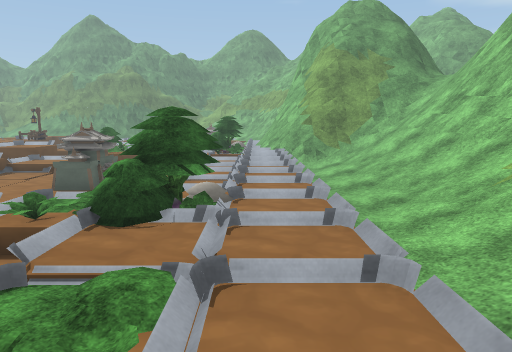
[1] (above)

24 first-person views from a walk through a Unity game level. The camera is 1.5 m above the floor, tilts 8° down and sees 70° across. The floor is counted in squares, 1 m on a side. Each view is taken from the middle of a square. On the plan, view 1 faces up. The plan holds only what a view shows up to about 16 squares ahead; the rest is blank. The place goes on beyond the plan. Some animated figures are not drawn. Some surface patterns are stand-ins.

[2]
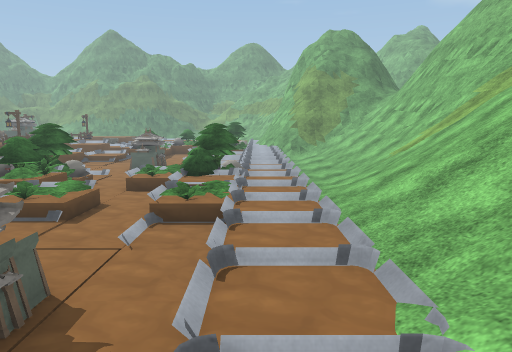

[3]
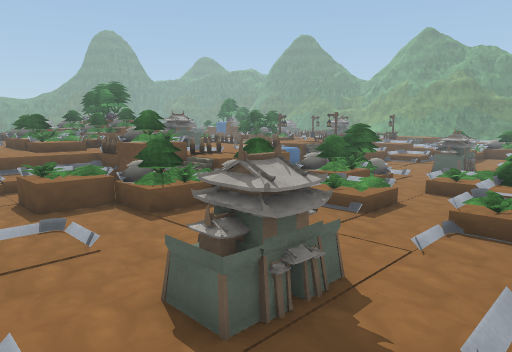

[4]
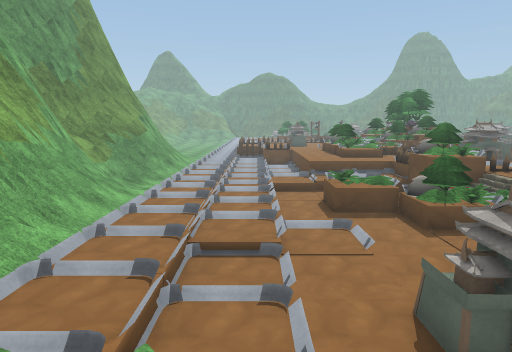

[5]
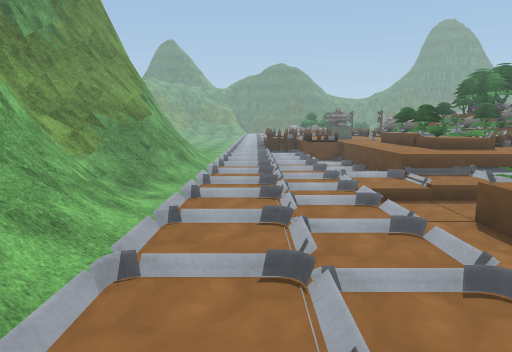

[6]
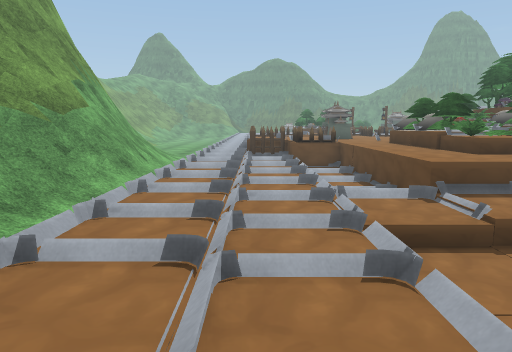

[7]
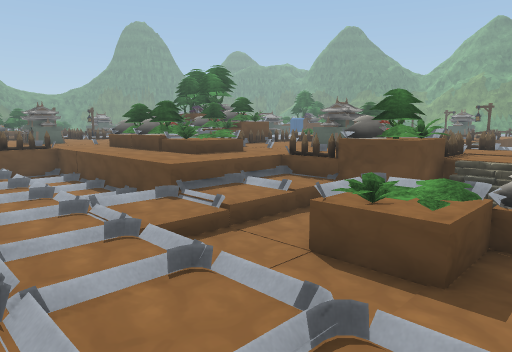

[8]
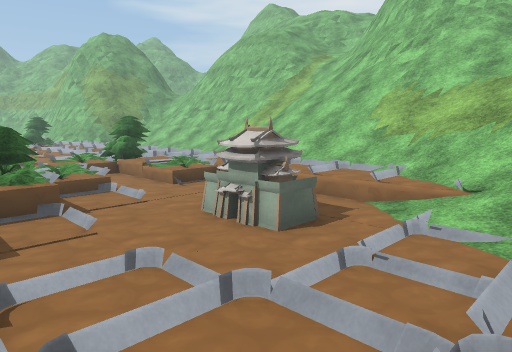

[9]
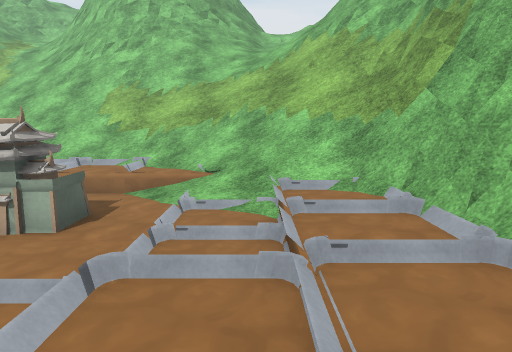

[10]
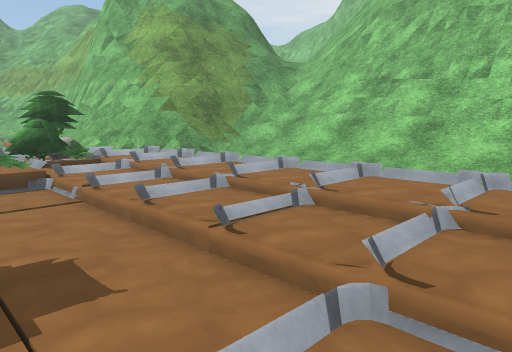

[11]
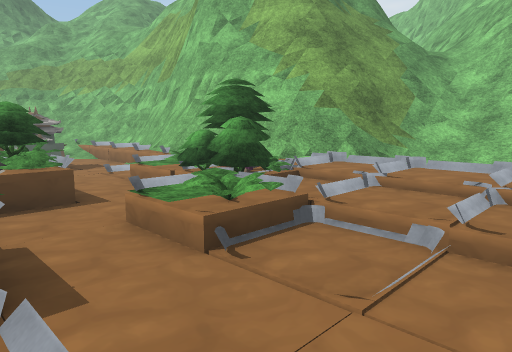

[12]
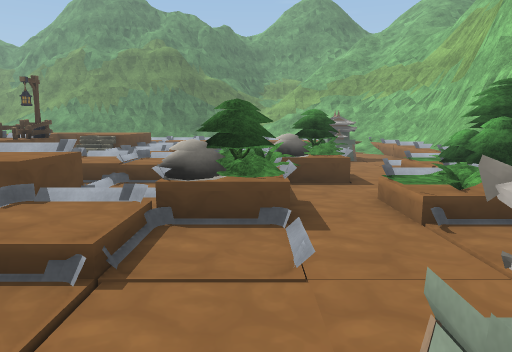

[13]
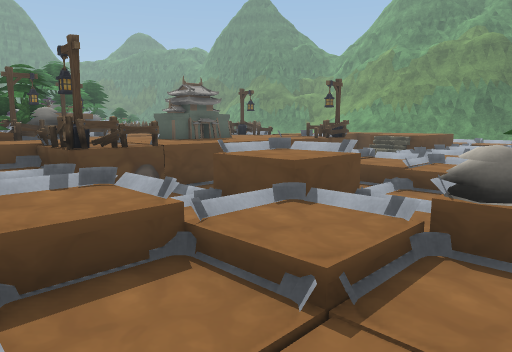

[14]
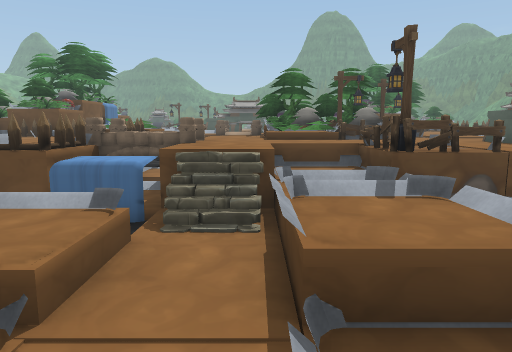

[15]
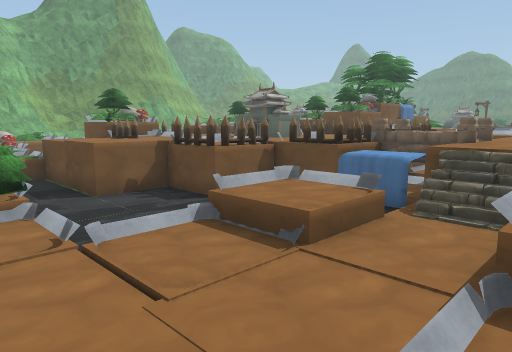

[16]
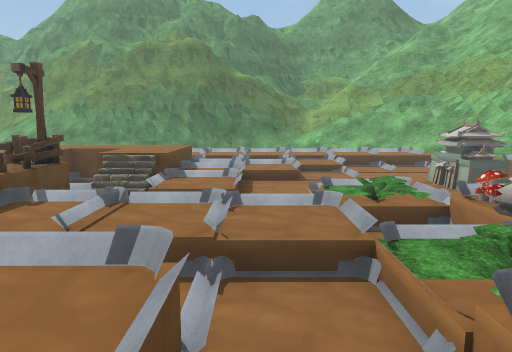

[17]
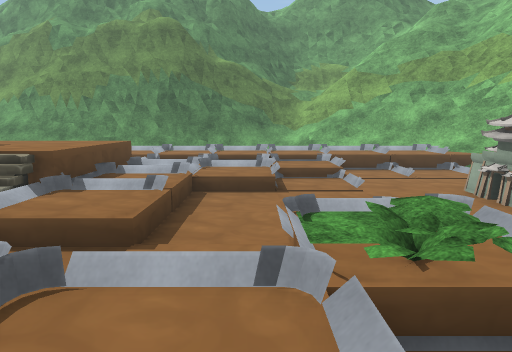

[18]
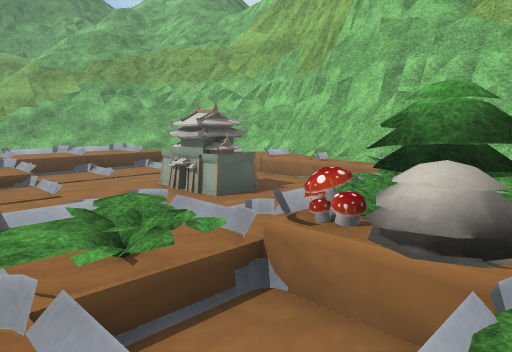

[19]
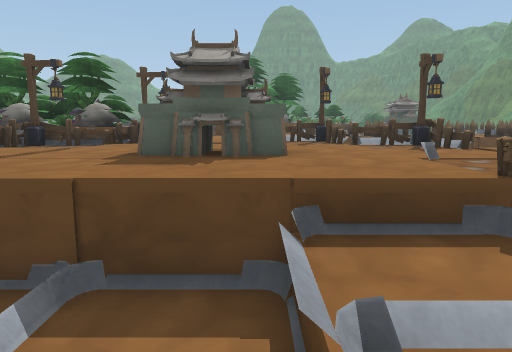

[20]
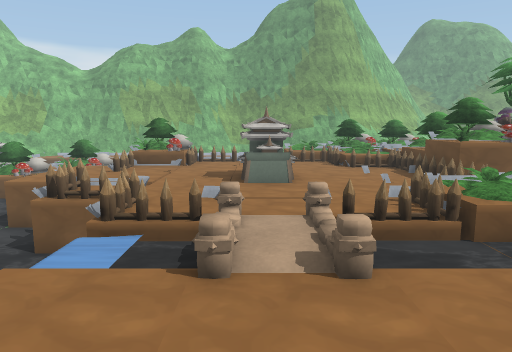

[21]
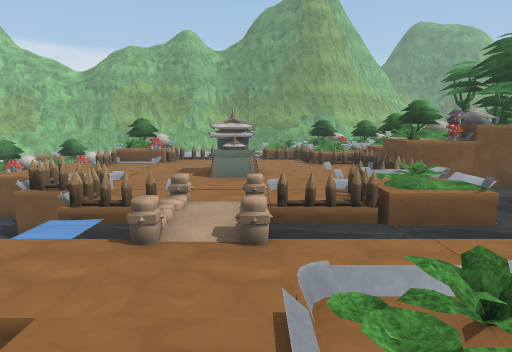

[22]
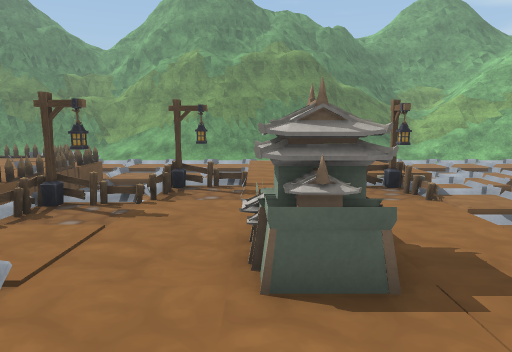

[23]
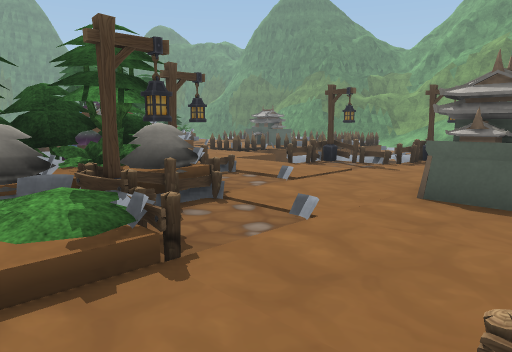

[24]
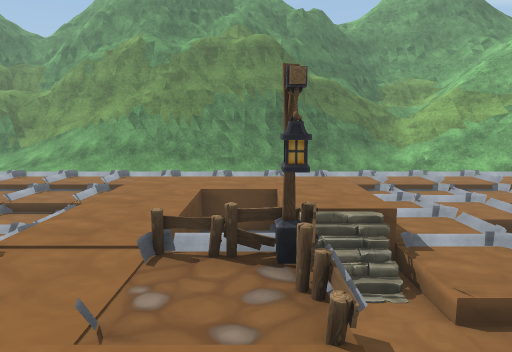

### Floor plan
Key: @ floor where view 1 was taken; # wall or solid block; . main floor; : floor 0.25 m higher than the main floor; - floor 0.25 m lower than the main floor; + floor 0.5 m higher than the main floor; * floor 1 m higher than the main floor; % floor 1.5 m higher than the main floor; / step, stairs or slope; = window, fence, low wall or low ledge; ~ water the walk can cross; ≈ water the walk keeps out of; ^ raised ledge; v drop or lower ground; P plant; T tree; B barricade; F fence; L lamp; O other object.
Columns run from 26 left of view 1 to 9 right of it. Each row starts with its distance up from view 1.
 37                        ///=#
 36                        ///=##
 35   =+++++++++++++++++=+++///#
 34   +++++      +++++++++++///=
 33   :::::      :::::::..../ /##
 32   :::::         ::::..... /=#
 31 OO..... ******::::...... /+=#
 30  B  ... ******::::.....  .+=#
 29     ... **..**++......OO..+##
 28  B      **..**++...  .OO..+##
 27  *      **..//++...  .OO..+#
 26 BB     .**.F//++...  .... /#
 25 v=    FF/*FLF.....+P..... /#
 24 =     /*****.    .PP..... /##
 23 O*  FFF*****++++++..OP..+O+##
 22 **. =*******++++++..PP..O  O##
 21  ***F***OO**......+P...TOO++###
 20    *****OO**......P+...  P++=######^
 19     v****O**..^^..OT..+PT/++/===#^^^
 18     OL******..^^..=P..PO::++  //=/=#
 17     TO***** =...::......::++  ////=#
 16      OFF***LF...::......::++ ////==#
 15     OOLPF*++F+++........::++ /////##
 14      OPP**++++++........::+  ////=##
 13     T*******//......OO..::++ .///=##
 12   =*********//......OO..::++ .////##
 11   ≈ ≈≈≈≈≈*≈OO~++....O...::++--////##
 10   ≈≈≈≈≈≈≈*≈OO ++....  ..::++ -////##
  9    ≈PPB*//B*~ ~~~~... ..::++ -////=#
  8   ≈≈POB****B~~~~~~......::++-.////=#
  7  ≈≈ PB******BvB~~~T ..+P T++-//////=
  6  ≈  B*********B~~~  ..PO=P++////////
  5 O#OPB***OO******~~OO...T=+++///////
  4  ^OPB***OO******~~PP....++++//////
  3     B****O******~~~~+P..+P++//////
  2    OOB********B*~ ~~PO..PP++/////
  1     O O*****OOP/# OP......++/////
  0    %O OB**B/BO/ O =T......@+/////
 -1    OOOBO**++..  OP.P......++//////
 -2   =TOTPO**++.   OP........++//////=#
 -3  ****P****++..PP......OO..++//////=#
 -4  *********++..PP......OO..++///////=
 -5   . . ....::..............+/////////
 -6 O/B . ....::.............//////////
 -7   : : ::::::::::::::..../////////
 -8   :   ::::::::::::::..../////////
 -9   +   +   ++++++++++++++/////////
-10   =   +   ++++++++++/+++/////////
-11      //-  --....../////=//=///===
-12  ///==////..///////== ####====###
-13  ==###^#=////O==#####  ########
-14  ########=O=######

Positions as (right, up) in squares from view 1, and headings:
1: (0, 0), facing up
2: (0, -7), facing up
3: (0, -7), facing up-left
4: (1, -7), facing left
5: (-5, -9), facing left
6: (-9, -8), facing left
7: (-9, -9), facing up-left
8: (-9, -9), facing up-right
9: (-10, -8), facing right
10: (-5, 8), facing up-right
11: (-7, 14), facing up-right
12: (-7, 12), facing up
13: (-7, 13), facing up-left
14: (-8, 13), facing left
15: (-7, 14), facing down-left
16: (-10, 17), facing up
17: (-9, 21), facing up
18: (-9, 21), facing up-right
19: (-11, 21), facing left
20: (-17, 15), facing down
21: (-18, 16), facing down
22: (-18, 16), facing up
23: (-16, 14), facing up-left
24: (-15, 21), facing up
